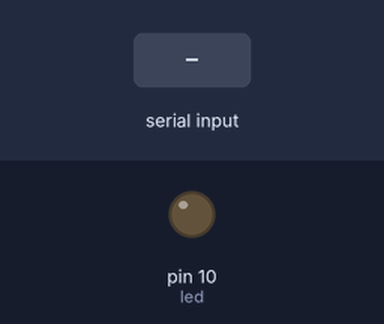
Simulated run of this sketch. Board: Arduino Uno, built with avr-gcc and run on an emulated ATmega328P. Parts: output pins drawn as LEDs (lit = HIGH). Inputs (shaded band) come from the test bench.

Above: at 1.2 s.
1.3 s: "1" received over Serial
At 2.5 s:
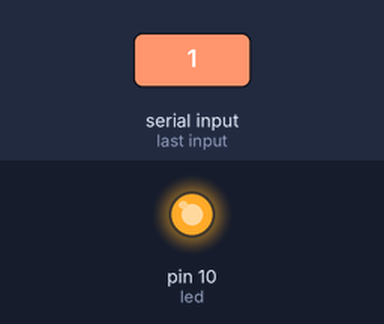
2.8 s: "4" received over Serial
At 3.8 s:
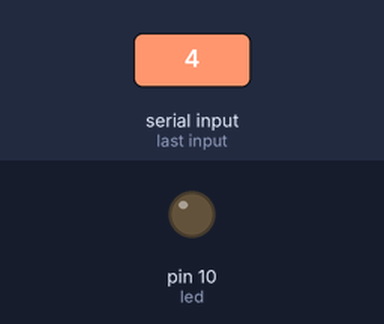
Timing chart, 0 to 5.8 s (numbered marks = the images above; inputs shaded):
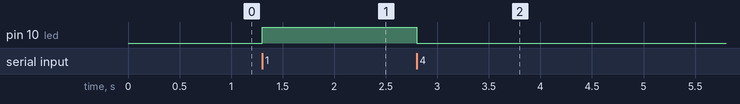

Measured:
- after the input at 1.3 s, pin 10 (led): LOW → HIGH at once
- after the input at 2.8 s, pin 10 (led): HIGH → LOW at once

The sketch:

sketch_fadlikurangajar10.ino
```cpp
int led=10;
int led2=14;


void setup() {
  // put your setup code here, to run once:
  Serial.begin(9600);
  pinMode(led, OUTPUT);
}

void loop() {
  // put your main code here, to run repeatedly:
  if (Serial.available()>0){
    char data = Serial.read();
    if (data =='1'){
      digitalWrite(led, HIGH);
    }
    else if(data == '4'){
      digitalWrite(led, LOW);
    }
  }
}
```
